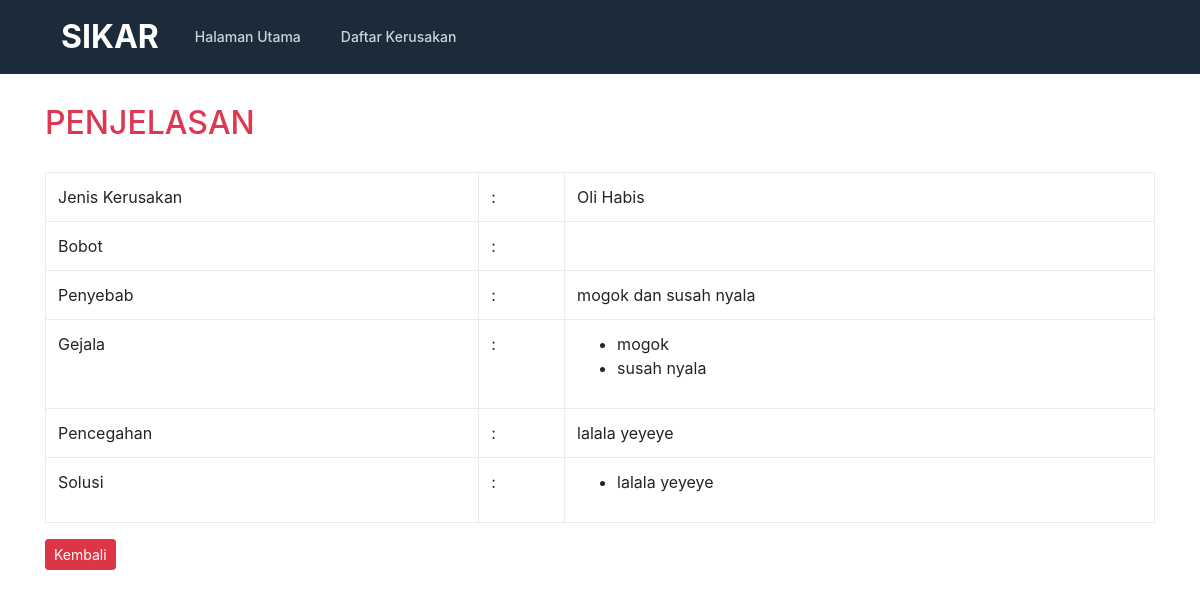
The app's page /deskripsi.php?id=P01, older data.
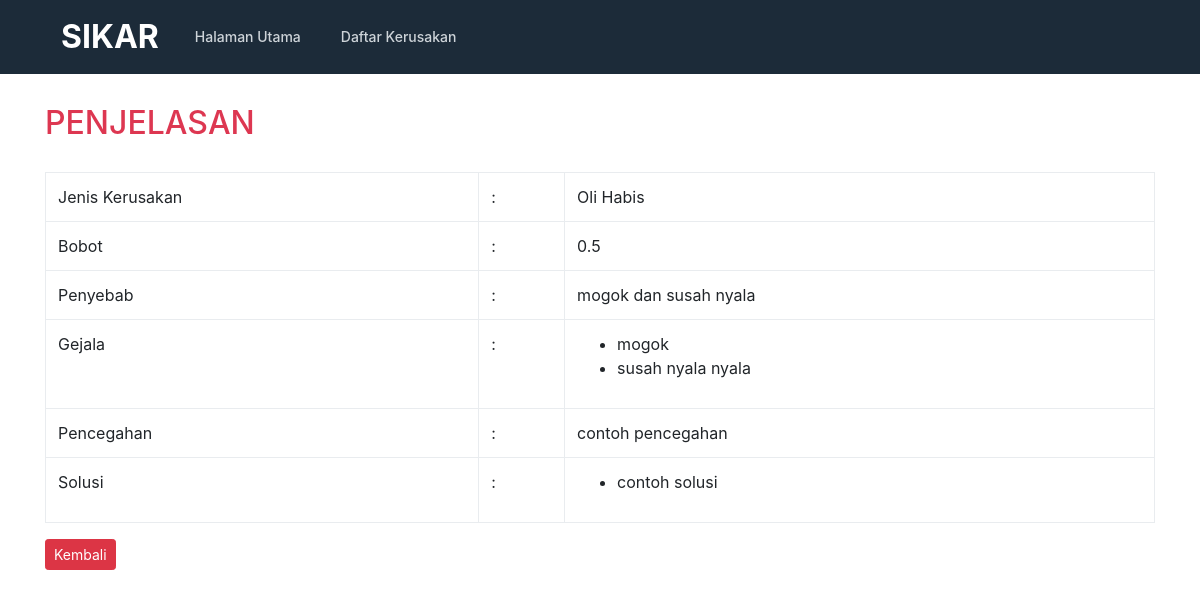
The same page, newer data.
### tables this page shows
CREATE TABLE `pencegahan` (
  `kd_pencegahan` varchar(10) NOT NULL,
  `kode` varchar(10) NOT NULL,
  `deskripsi` longtext NOT NULL
);

CREATE TABLE `penyakit` (
  `kode` varchar(10) NOT NULL,
  `nama_penyakit` varchar(50) NOT NULL,
  `penyebab` varchar(200) NOT NULL,
  `bobot` float DEFAULT NULL
);

CREATE TABLE `gejala` (
  `kd_gejala` varchar(10) NOT NULL,
  `gejala` text NOT NULL
);

CREATE TABLE `solusi` (
  `id` int(10) NOT NULL,
  `kd_solusi` varchar(10) NOT NULL,
  `kd_pencegahan` varchar(10) NOT NULL,
  `solusi` text NOT NULL
);

### deskripsi.php (the view, shortened to what this page needs)
<?php include "conn.php"; ?>
<!doctype html>
<html lang="en">
  <head>
    <link href="css/bootstrap.min.css" rel="stylesheet">
    <link href="css/style.css" rel="stylesheet">
  </head>
  <body>
    <?php include "header.php"; ?>
    <section>
      <div class="container">
        <div class="row">
          <div class="col-lg-12">
            <h2 class="title">PENJELASAN</h2>
            <?php
              $id = $_GET['id'];
              $sql = mysqli_query($koneksi, "SELECT pencegahan.*, penyakit.*, solusi.*, rule.*
                                FROM pencegahan, penyakit, solusi, rule
                                WHERE penyakit.kode=rule.maka AND
                                penyakit.kode=pencegahan.kode AND
                                solusi.kd_pencegahan=pencegahan.kd_pencegahan AND
                                penyakit.kode='$id'");
              if(mysqli_num_rows($sql) == 0){
                header("Location: daftar.php");
              }else{
                $row = mysqli_fetch_array($sql);
              }
            ?>
            <table class="table table-bordered table-hover">
              <tr>
                <td>Jenis Kerusakan</td>
                <td>:</td>
                <td colspan="2"><?php echo $row['nama_penyakit']; ?></td>
              </tr>
              <tr>
                <td>Bobot</td>
                <td>:</td>
                <td colspan="2"><?php echo $row['bobot']; ?></td>
              </tr>
              <tr>
                <td>Penyebab</td>
                <td>:</td>
                <td colspan="2"><?php echo $row['penyebab']; ?></td>
              </tr>
              <tr>
                <td>Gejala</td>
                <td>:</td>
                <td colspan="2">
                  <?php
                    $ab = $row['jika'];
                    $a = explode("AND", $ab);
                    if(isset($a[0])){
                      $sql1 = mysqli_query($koneksi, "SELECT * FROM  gejala WHERE kd_gejala='$a[0]'");
				              $row1 = mysqli_fetch_array($sql1);
                      echo "<ul><li>$row1[gejala]</li>";
                    } else {
                      echo "";
                    }
                  ?>
                  <?php
                    if(isset($a[1])){
                      $sql2 = mysqli_query($koneksi, "SELECT * FROM  gejala WHERE kd_gejala='$a[1]'");
				              $row2 = mysqli_fetch_array($sql2);
                      echo "<li>$row2[gejala]</li>";
                    } else {
                      echo "";
                    }
                  ?>
                 </td>
              </tr>
              <tr>
                <td>Pencegahan</td>
                <td>:</td>
                <td colspan="2"><?php echo $row['deskripsi']; ?></td>
              </tr>
              <tr>
                <td>Solusi</td>
                <td>:</td>
                <td colspan="2">
                  <ul>
                    <?php
                      $nomor = $row['kd_pencegahan'];
                      $query = mysqli_query($koneksi,"SELECT * FROM solusi WHERE kd_pencegahan='$nomor'");
                      while ($data=mysqli_fetch_array($query)) {
                    ?>
                    <li><?php echo $data['solusi']; ?></li>
                    <?php
                      }
                    ?>
                  </ul>
                </td>
              </tr>
            </table>
            <a class="btn btn-sm btn-danger" href="daftar.php">Kembali</a>
          </div>
        </div>
      </div>
    </section>
  </body>
</html>

### header.php (shortened to what this page needs)
<header class="masthead">
  <div class="container">
    <nav class="navbar navbar-expand-md navbar-light rounded">
      <a class="navbar-brand" href="#">SIKAR</a>
      <div class="collapse navbar-collapse" id="navbarCollapse">
        <ul class="navbar-nav text-md-center">
          <li class="nav-item active">
            <a class="nav-link" href="index.php">Halaman Utama</a>
          </li>
          <li class="nav-item">
            <a class="nav-link" href="daftar.php">Daftar Kerusakan</a>
          </li>
        </ul>
      </div>
    </nav>
  </div>
</header>

### css/style.css (style rules this page uses)
.container { position: relative; overflow: hidden; }
.masthead { background:#1c2b39; }
.title { color:#dd3751; margin-bottom:30px; }
.navbar-light .navbar-brand,.navbar-light .navbar-brand:hover { color: white; font-weight:700; font-size: 2rem; }
.navbar-light .navbar-nav .active>.nav-link, .navbar-light .navbar-nav .nav-link.active, .navbar-light .navbar-nav .nav-link.show, .navbar-light .navbar-nav .show>.nav-link { color:#cdd3d8; }
.masthead .navbar-light .navbar-nav > li > a { font-size: 14px; line-height: 22px; display: block; color: #cdd3d8; padding: 14px 0 17px 0; font-weight: 500; text-transform: capitalize; margin: 0 20px; border-top: 3px solid transparent; }
section { padding:30px 0; }

Row changes from the older to the newer data that the page shows:
changed pencegahan "Oli Habis": penyakit.bobot (not shown) → "0.5"; deskripsi "lalala yeyeye" → "contoh pencegahan"
changed gejala: gejala "susah nyala" → "susah nyala nyala"
changed solusi: solusi "lalala yeyeye" → "contoh solusi"
